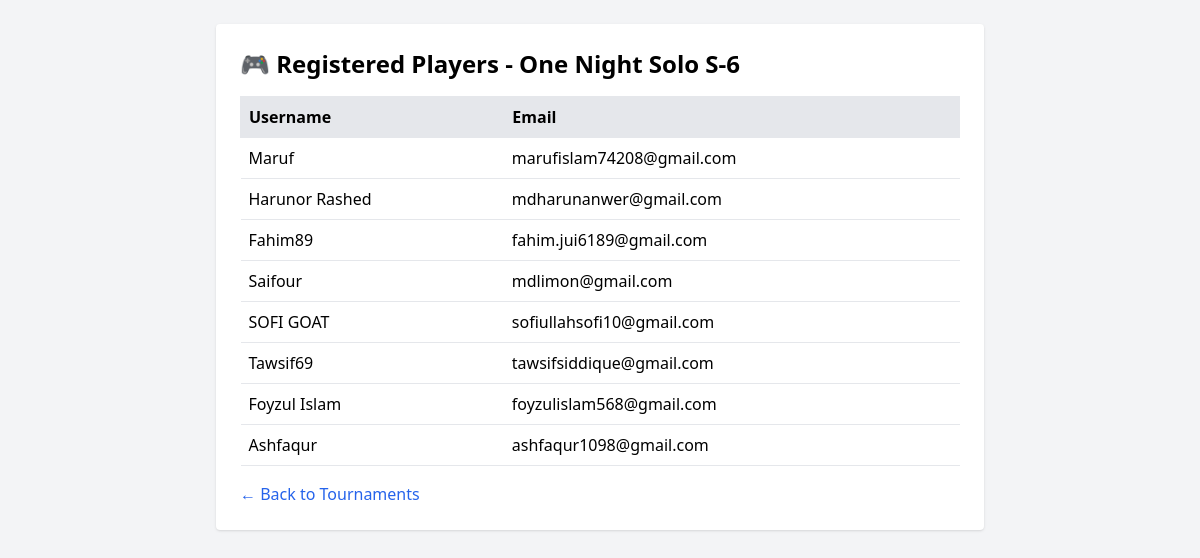
Page /admin/view_registered_players.php?tournament_id=4 (signed in) on the committed database.
### tables this page shows
CREATE TABLE `tournaments` (
  `id` int(11) NOT NULL,
  `name` varchar(255) NOT NULL,
  `start_date` date DEFAULT NULL,
  `end_date` date DEFAULT NULL,
  `status` enum('registration','ongoing','completed') DEFAULT 'registration',
  `created_at` timestamp NULL DEFAULT current_timestamp(),
  `description` text DEFAULT NULL
);

CREATE TABLE `users` (
  `id` int(11) NOT NULL,
  `username` varchar(50) NOT NULL,
  `email` varchar(100) NOT NULL,
  `password` varchar(255) NOT NULL,
  `created_at` timestamp NULL DEFAULT current_timestamp(),
  `matches_played` int(11) DEFAULT 0,
  `wins` int(11) DEFAULT 0,
  `losses` int(11) DEFAULT 0,
  `draws` int(11) DEFAULT 0,
  `goals_scored` int(11) DEFAULT 0,
  `goals_conceded` int(11) DEFAULT 0
);

### admin/view_registered_players.php (the view, shortened to what this page needs)
<?php
require_once '../config/db.php';
$tournamentId = $_GET['tournament_id'];
$stmt = $pdo->prepare("SELECT name FROM tournaments WHERE id = ?");
$stmt->execute([$tournamentId]);
$tournament = $stmt->fetch();
$stmt = $pdo->prepare("
    SELECT p.username, p.email
    FROM users p
    JOIN tournament_players tp ON tp.player_id = p.id
    WHERE tp.tournament_id = ?
");
$stmt->execute([$tournamentId]);
$players = $stmt->fetchAll();
?>
<!DOCTYPE html>
<html>
<head>
    <script src="https://cdn.tailwindcss.com"></script>
</head>
<body class="bg-gray-100 p-6">
    <div class="max-w-3xl mx-auto bg-white p-6 rounded shadow">
        <h1 class="text-2xl font-bold mb-4">🎮 Registered Players - <?php echo htmlspecialchars($tournament['name']); ?></h1>
        <?php if (count($players) > 0): ?>
            <table class="w-full table-auto border-collapse">
                <thead>
                    <tr class="bg-gray-200">
                        <th class="border p-2 text-left">Username</th>
                        <th class="border p-2 text-left">Email</th>
                    </tr>
                </thead>
                <tbody>
                    <?php foreach ($players as $player): ?>
                        <tr class="border-b">
                            <td class="p-2"><?php echo htmlspecialchars($player['username']); ?></td>
                            <td class="p-2"><?php echo htmlspecialchars($player['email']); ?></td>
                        </tr>
                    <?php endforeach; ?>
                </tbody>
            </table>
        <?php else: ?>
            <p class="text-gray-600">No players have joined this tournament yet.</p>
        <?php endif; ?>
        <div class="mt-4">
            <a href="tournaments_list.php" class="text-blue-600 hover:underline">← Back to Tournaments</a>
        </div>
    </div>
</body>
</html>

### rows in the picture
tournaments: name "One Night Solo S-6"
users: username "Maruf", email "marufislam74208@gmail.com"
users: username "Harunor Rashed", email "mdharunanwer@gmail.com"
users: username "Fahim89", email "fahim.jui6189@gmail.com"
users: username "Saifour", email "mdlimon@gmail.com"
users: username "SOFI GOAT", email "sofiullahsofi10@gmail.com"
users: username "Tawsif69", email "tawsifsiddique@gmail.com"
users: username "Foyzul Islam", email "foyzulislam568@gmail.com"
users: username "Ashfaqur", email "ashfaqur1098@gmail.com"
